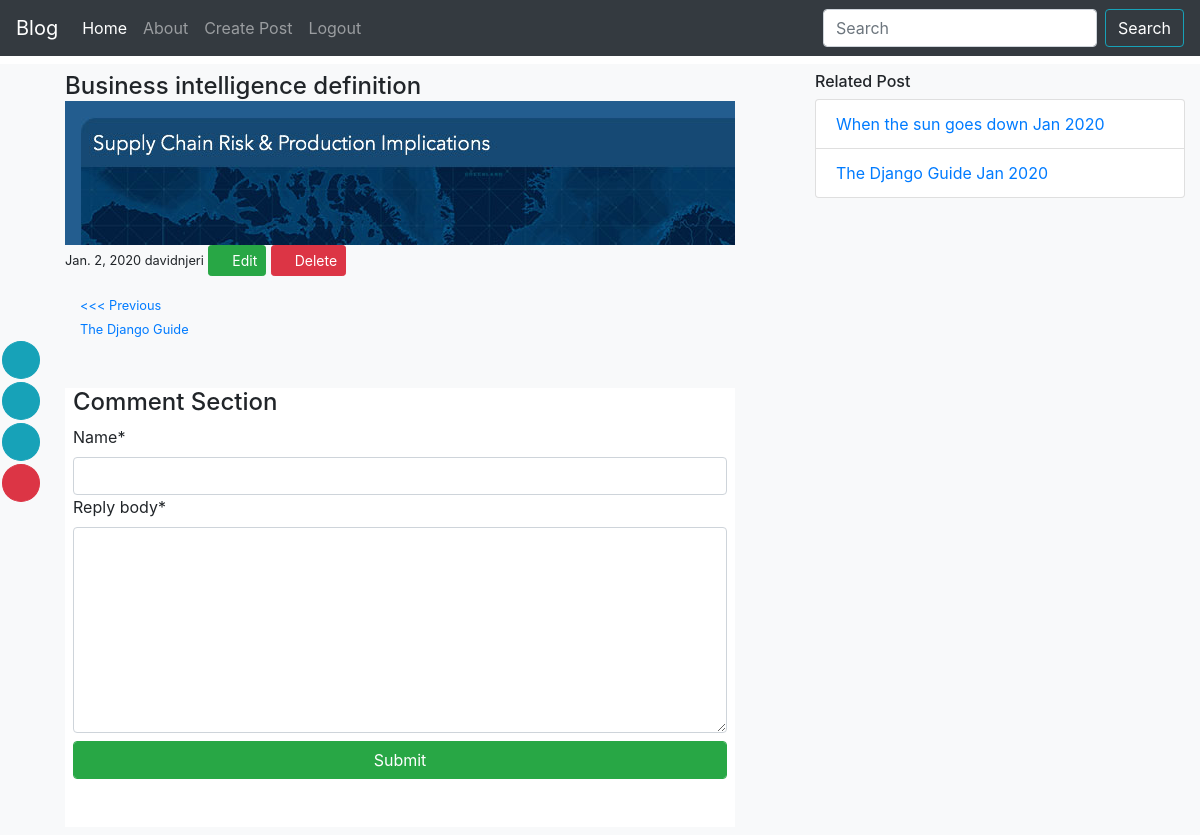
The app's page /post/2/ (signed in), older data.
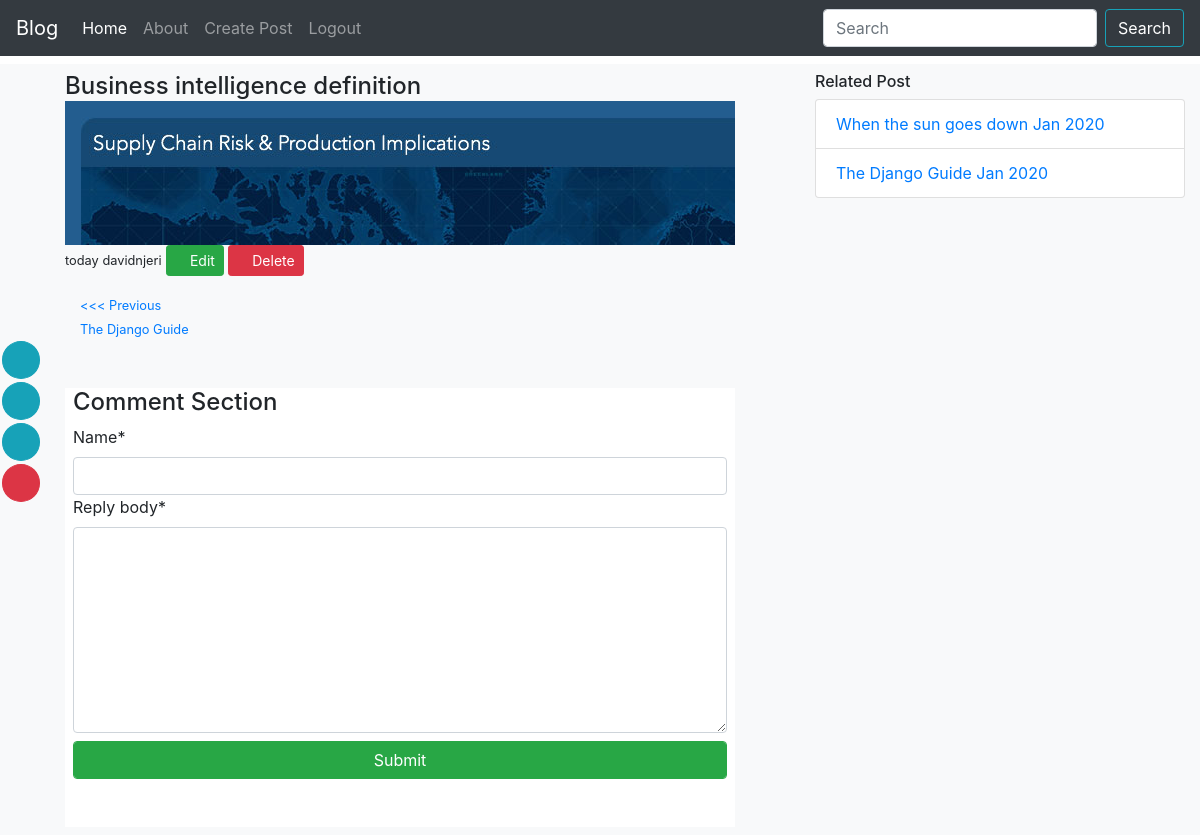
The same page, newer data.
### Post/models.py (models this page shows, shortened)
class Post(models.Model):
    genre_choice = (
        ('GV', 'Governance'),
        ('BG', 'Budget'),
        ('DC', 'Democracy')
    )
    title = models.CharField(max_length=150)
    content = models.TextField(default='')
    created_on = models.DateTimeField(auto_now=True, auto_now_add=False)
    genre = models.CharField(choices=genre_choice, max_length=15)
    author = models.ForeignKey(User, on_delete=models.CASCADE)
    cover_photo = models.ImageField(upload_to="cover_photos/",default="2016.PNG",blank=True)
    published = models.BooleanField(default=False)
    def format_content(self):
        return markdownify(self.content)
    class Meta:
        ordering = ['-created_on']

### Post/views.py (the view)
# urls.py: path('post/<int:pk>/', PostDetailView.as_view(), name="post-detail"),
class PostDetailView(DetailView):
    model = Post
    context_object_name = 'post'
    template_name = 'post_detail.html'
    def get_context_data(self, **kwargs):
        context = super().get_context_data(**kwargs)
        subject = Post.objects.filter(pk=self.object.pk)
        context['nexts'] = Post.objects.filter(pk = self.object.pk+1)
        context['previous'] = Post.objects.filter(pk=self.object.pk-1)
        context['related'] = Post.objects.exclude(pk=self.object.pk)\
                                    .filter(genre__icontains=subject[0].genre)\
                                    .filter(published=True)
        return context
    def get_queryset(self):
        context = super().get_queryset()
        return context

### Post/templates/post_detail.html (shortened to what this page needs)
{% extends 'base.html' %}
{% load humanize %}
{% block content %}
<div class="row  mt-2 bg-light py-2">
    <div class="col-md-7 col-sm-12 container">
        <div class="header" >
            <a href="{% url 'post-detail' post.pk %}" class="h4">{{ post.title }}</a><br>
            <div style=" height:18vh; background-image: url('/media/{{post.cover_photo}}'); background-repeat: no-repeat;">
            </div>
            <small>{{ post.created_on|naturalday }} {{ post.author.username}}</small>
            {% if user.is_superuser %}
            <a href="{% url 'post-update' post.pk %}" class="btn btn-sm btn-success"><i class="fa fa-pen mr-1"></i>Edit</a>
            <a href="{% url 'post-delete' post.pk %}" class="btn btn-sm btn-danger"><i class="fa fa-trash mr-1"></i>Delete</a>
            {% endif %}
        </div>
        <div class="row navigate-post">
            <div class="col-md-4 col-sm-4">
                {% for prev in previous %}
                    <a href="{% url 'post-detail' prev.pk %}"> <<< Previous  <br> {{prev.title}}</a>
                {% endfor %}
            </div>
            <div class="col-md-4 offset-4 col-sm-4">
            </div>
        </div>
        <div class="container-fluid mt-5 bg-white px-2">
            <h4>Comment Section</h4>
                <form action="." method="POST" class="form-horizontal" id="reply-form">
                    <div id="div_id_reply_body" class="control-group">
                        <label for="id_name" class="control-label requiredField">
                            Name<span class="asteriskField">*</span> </label>
                        <input type="text" name="name" id="id_name" class="form-control" required>
                        <label for="id_reply_body" class="control-label requiredField">
                            Reply body<span class="asteriskField">*</span> </label>
                        <div class="controls">
                            <textarea name="reply_body" cols="50" rows="8" class="textarea form-control" required id="id_reply_body">
                            </textarea>
                        </div>
                    </div>
                    <input type="submit" name="Login" class="form-control mt-2 btn-success">
                </form>
        </div>
    </div>
    <div class="col-md-4">
        <h6>Related Post</h6>
        <div class="list-group text-black" role="group">
            {% for relate in related %}
                <a href="{% url 'post-detail' post.pk %}" class="list-group-item "> {{relate.title}} {{ relate.created_on|date:'M Y'}}</a>
            {% endfor %}
        </div>
    </div>
    <div class="footer-share">
        <div class="">
            <a href="www.twitter.com" class=" btn btn-md btn-info text-center"><i class="fa fa-twitter" aria-hidden="true"></i></a>
            <a href="www.facebook.com"class="btn btn-md btn-info" ><i class="fa fa-facebook" aria-hidden="true"></i></a>
            <a href="www.googleplus.com"class="btn btn-md btn-info"><i class="fa fa-google-plus" aria-hidden="true"></i></a>
            <a href="www.pintinterest.com"class="btn btn-md btn-danger"><i class="fa fa-pinterest" aria-hidden="true"></i></a>
        </div>
    </div>
</div>
{% endblock %}

### Post/templates/base.html (shortened to what this page needs)
{% load static %}
<!DOCTYPE html>
<html lang="en">
<head>
    <link rel="stylesheet" href="{% static 'vendor/bootstrap/css/bootstrap.css' %}">
    <link rel="stylesheet" href="{% static 'vendor/fontawesome-free/css/all.css' %}">
    <link rel="stylesheet" href="{% static '/css/master.css' %}">
</head>
<body>
        <nav class="navbar navbar-expand-lg navbar-dark bg-dark">
            <a class="navbar-brand" href="#">Blog</a>
            <div class="collapse navbar-collapse" id="navbarTogglerDemo03">
                <ul class="navbar-nav mr-auto mt-2 mt-lg-0">
                    <li class="nav-item active">
                        <a class="nav-link" href="{% url 'list-view' %}">Home <span class="sr-only">(current)</span></a>
                    </li>
                    <li class="nav-item">
                        <a class="nav-link" href="{% url 'profile' %}">About</a>
                    </li>
                    {% if user.is_authenticated %}
                        <li class="nav-item">
                            <a class="nav-link" href="{% url 'post-create' %}">Create Post</a>
                        </li>
                        <li class="nav-item">
                            <a class="nav-link" href="{% url 'logout' %}">Logout</a>
                        </li>
                    {% else %}
                        <li class="nav-item">
                            <a class="nav-link" href="{% url 'login' %}">Login</a>
                        </li>
                    {% endif %}
                </ul>
                <form class="form-inline my-2 my-lg-0">
                    <input class="form-control mr-sm-2" type="search" name="q" placeholder="Search" aria-label="Search">
                    <button class="btn btn-outline-info my-2 my-sm-0 text-white" type="submit">Search</button>
                </form>
            </div>
        </nav>
    {% block content %}
    {% endblock %}
</body>
</html>

### Post/static/css/master.css (style rules this page uses)
html, body { margin:0%; padding:0% }
.container-fluid, .row { margin:0%; padding:0%; overflow:hidden; }
.form-horizontal { width:100%; }
.navigate-post a { font-size: 0.8em; }
.footer-share { position:fixed; bottom: 40%; left:0%; height: auto; float:right; overflow: hidden; margin-left: 2px; }
.footer-share .btn { border-radius: 50%; display: block; margin-top: 3px; }

Row changes from the older to the newer data that the page shows:
changed Post "Business intelligence definition": created_on "Jan. 2, 2020" → "today"
